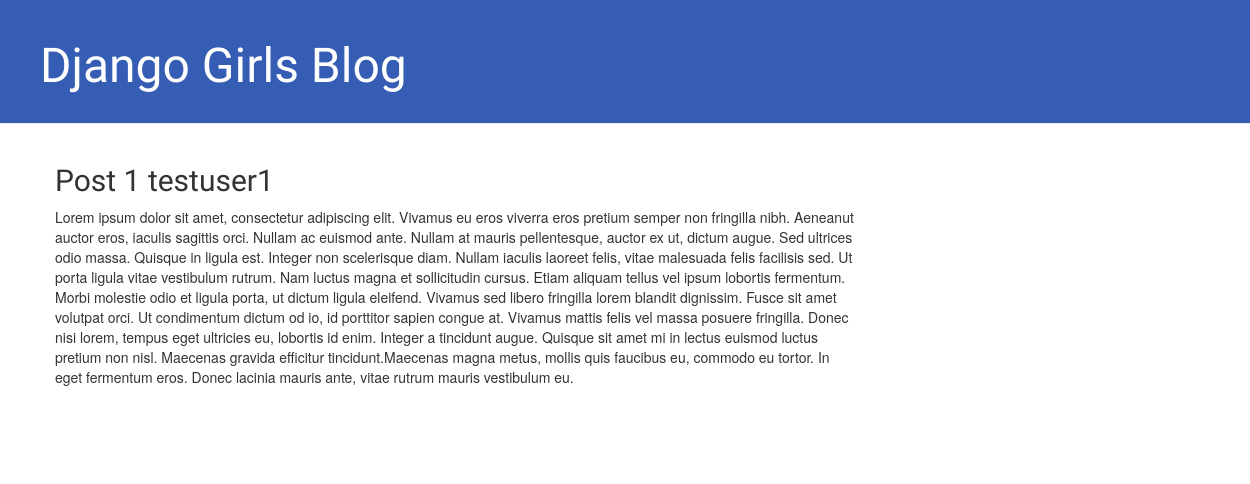
The app's page /post/107/ with its own data.
### blog/models.py (models this page shows, shortened)
class Post(models.Model):
    author = models.ForeignKey(settings.AUTH_USER_MODEL, on_delete=models.CASCADE)
    title = models.CharField(max_length=200)
    text = models.TextField()
    created_date = models.DateTimeField(default=timezone.now)
    published_date = models.DateTimeField(blank=True, null=True)

### blog/views.py (the view)
# urls.py: path("post/<int:pk>/", views.PostDetailView.as_view(), name="post_detail"),
class PostDetailView(DetailView):
    model = Post

### blog/templates/blog/post_detail.html (shortened to what this page needs)
{% extends 'blog/base.html' %}
{% block content %}
<div class="post">
  <h2>{{ post.title }}</h2>
  <p>{{ post.text|linebreaksbr }}</p>
</div>
{% endblock %}

### blog/templates/blog/base.html (shortened to what this page needs)
{% load static %}
<html>
<head>
  <link rel="stylesheet" href="//maxcdn.bootstrapcdn.com/bootstrap/3.2.0/css/bootstrap.min.css">
  <link rel="stylesheet" href="//maxcdn.bootstrapcdn.com/bootstrap/3.2.0/css/bootstrap-theme.min.css">
  <link rel="stylesheet" href="{% static 'css/blog.css' %}">
</head>
<body>
  <body>
    <div class="page-header">
      <h1><a href="/">Django Girls Blog</a></h1>
    </div>
    <div class="content container">
      <div class="row">
        <div class="col-md-8">
          {% block content %}
          {% endblock %}
        </div>
      </div>
    </div>
  </body>
</body>
</html>

### blog/static/css/blog.css (style rules this page uses)
.page-header { background-color: #355db3; margin-top: 0; padding: 20px 20px 20px 40px; }
.page-header h1, .page-header h1 a, .page-header h1 a:visited, .page-header h1 a:active { color: #ffffff; font-size: 36pt; text-decoration: none; }
.content { margin-left: 40px; margin-right: 40px; width: 100%; }
h1, h2, h3, h4 { font-family: 'Lobster', cursive; }
.post { margin-bottom: 70px; }

### records on screen
Post: title "Post 1 testuser1", text "Lorem ipsum dolor sit amet, consectetur adipiscing elit. Vivamus eu eros viverra eros pretium semper non fringilla nibh. Aeneanut auctor eros, iaculis sagittis orci. Nullam ac euismod ante. Nullam at mauris pellentesque, auctor ex ut, dictum augue. Sed ultrices odio massa. Quisque in ligula est. Integer non scelerisque diam. Nullam iaculis laoreet felis, vitae malesuada felis facilisis sed. Ut porta ligula vitae vestibulum rutrum. Nam luctus magna et sollicitudin cursus. Etiam aliquam tellus vel ipsum lobortis fermentum. Morbi molestie odio et ligula porta, ut dictum ligula eleifend. Vivamus sed libero fringilla lorem blandit dignissim. Fusce sit amet volutpat orci. Ut condimentum dictum od…"
